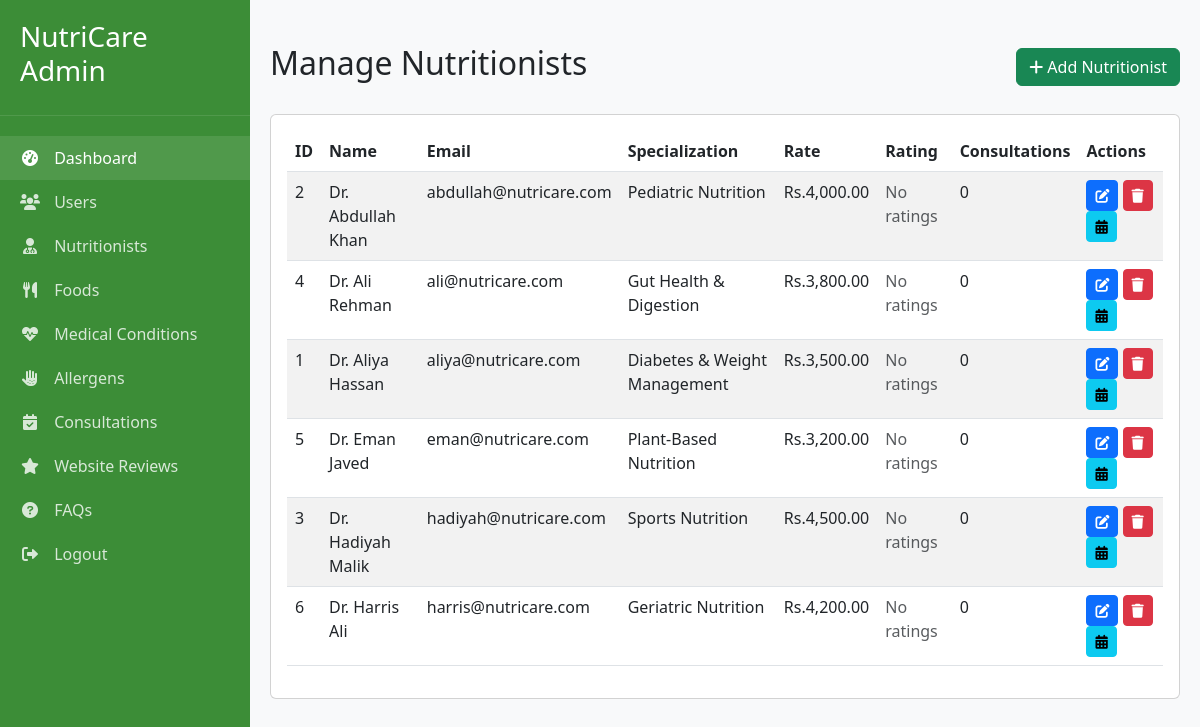
The page /admin_nutritionists.php (signed in) on the database its author committed.
### tables this page shows
CREATE TABLE nutritionists (
    nutritionist_id INT AUTO_INCREMENT PRIMARY KEY,
    name VARCHAR(100) NOT NULL,
    email VARCHAR(100) NOT NULL UNIQUE,
    password VARCHAR(255) NOT NULL,
    specialization VARCHAR(100),
    qualifications TEXT,
    experience_years INT,
    hourly_rate DECIMAL(8,2),
    bio TEXT,
    profile_picture VARCHAR(255),
    average_rating DECIMAL(3,2) DEFAULT 0.0,
    total_reviews INT DEFAULT 0,
    meeting_link VARCHAR(255),
    created_at TIMESTAMP DEFAULT CURRENT_TIMESTAMP
);

### admin_nutritionists.php (the view, shortened to what this page needs)
<?php
require_once 'config.php';
$nutritionists = $conn->query("
    SELECT n.*,
           (SELECT COUNT(*) FROM consultations WHERE nutritionist_id = n.nutritionist_id) as consultation_count,
           (SELECT AVG(r.rating) FROM reviews r JOIN consultations c ON r.consultation_id = c.consultation_id
            WHERE c.nutritionist_id = n.nutritionist_id) as avg_rating
    FROM nutritionists n
    ORDER BY n.name
")->fetchAll();
?>
<!DOCTYPE html>
<html lang="en">
<head>
    <link href="https://cdn.jsdelivr.net/npm/bootstrap@5.3.0/dist/css/bootstrap.min.css" rel="stylesheet">
    <link rel="stylesheet" href="https://cdnjs.cloudflare.com/ajax/libs/font-awesome/6.0.0/css/all.min.css">
</head>
<body>
    <div class="sidebar">
        <div class="sidebar-header">
            <h3>NutriCare Admin</h3>
        </div>
        <div class="sidebar-menu">
            <a href="admin_dashboard.php" class="active"><i class="fas fa-tachometer-alt"></i> Dashboard</a>
            <a href="admin_users.php"><i class="fas fa-users"></i> Users</a>
            <a href="admin_nutritionists.php"><i class="fas fa-user-md"></i> Nutritionists</a>
            <a href="admin_foods.php"><i class="fas fa-utensils"></i> Foods</a>
            <a href="admin_conditions.php"><i class="fas fa-heartbeat"></i> Medical Conditions</a>
            <a href="admin_allergens.php"><i class="fas fa-allergies"></i> Allergens</a>
            <a href="admin_consultations.php"><i class="fas fa-calendar-check"></i> Consultations</a>
            <a href="admin_reviews.php"><i class="fas fa-star"></i> Website Reviews</a>
            <a href="admin_faqs.php"><i class="fas fa-question-circle"></i> FAQs</a>
            <a href="admin_logout.php"><i class="fas fa-sign-out-alt"></i> Logout</a>
        </div>
    </div>
    <nav class="navbar-admin">
        <div class="d-flex justify-content-between w-100">
            <div>
                <span class="text-muted">Welcome, Admin</span>
            </div>
        </div>
    </nav>
    <div class="main-content">
        <div class="d-flex justify-content-between align-items-center mb-4">
            <h2>Manage Nutritionists</h2>
            <a href="admin_nutritionist_add.php" class="btn btn-success">
                <i class="fas fa-plus"></i> Add Nutritionist
            </a>
        </div>
        <div class="card">
            <div class="card-body">
                <div class="table-responsive">
                    <table class="table table-striped table-hover">
                        <thead>
                            <tr>
                                <th>ID</th>
                                <th>Name</th>
                                <th>Email</th>
                                <th>Specialization</th>
                                <th>Rate</th>
                                <th>Rating</th>
                                <th>Consultations</th>
                                <th>Actions</th>
                            </tr>
                        </thead>
                        <tbody>
                            <?php foreach ($nutritionists as $nutritionist): ?>
                                <tr>
                                    <td><?php echo $nutritionist['nutritionist_id']; ?></td>
                                    <td><?php echo htmlspecialchars($nutritionist['name']); ?></td>
                                    <td><?php echo htmlspecialchars($nutritionist['email']); ?></td>
                                    <td><?php echo htmlspecialchars($nutritionist['specialization']); ?></td>
                                    <td>Rs.<?php echo number_format($nutritionist['hourly_rate'], 2); ?></td>
                                    <td>
                                        <?php if ($nutritionist['avg_rating']): ?>
                                            <?php echo number_format($nutritionist['avg_rating'], 1); ?>
                                            <i class="fas fa-star text-warning"></i>
                                        <?php else: ?>
                                            <span class="text-muted">No ratings</span>
                                        <?php endif; ?>
                                    </td>
                                    <td><?php echo $nutritionist['consultation_count']; ?></td>
                                    <td>
                                        <a href="admin_nutritionist_edit.php?id=<?php echo $nutritionist['nutritionist_id']; ?>" class="btn btn-sm btn-primary">
                                            <i class="fas fa-edit"></i>
                                        </a>
                                        <a href="admin_nutritionists.php?delete=<?php echo $nutritionist['nutritionist_id']; ?>" class="btn btn-sm btn-danger" onclick="return confirm('Are you sure you want to delete this nutritionist?')">
                                            <i class="fas fa-trash"></i>
                                        </a>
                                        <a href="admin_nutritionist_schedule.php?id=<?php echo $nutritionist['nutritionist_id']; ?>" class="btn btn-sm btn-info">
                                            <i class="fas fa-calendar-alt"></i>
                                        </a>
                                    </td>
                                </tr>
                            <?php endforeach; ?>
                        </tbody>
                    </table>
                </div>
            </div>
        </div>
    </div>
</body>
</html>

### admin_nutritionists.php (style rules this page uses)
:root { --green-light: #E3F4E1; --green: #5FB65A; --green-dark: #3C8D37; --sidebar-width: 250px; }
body { background-color: #f8f9fa; }
.sidebar { width: var(--sidebar-width); height: 100vh; position: fixed; left: 0; top: 0; background-color: var(--green-dark); color: white; padding: 20px 0; transition: all 0.3s; }
.sidebar-header { padding: 0 20px 20px; border-bottom: 1px solid rgba(255,255,255,0.1); }
.sidebar-menu { padding: 20px 0; }
.sidebar-menu a { display: block; padding: 10px 20px; color: rgba(255,255,255,0.8); text-decoration: none; transition: all 0.3s; }
.sidebar-menu a:hover, .sidebar-menu a.active { color: white; background-color: rgba(255,255,255,0.1); }
.sidebar-menu a i { margin-right: 10px; width: 20px; text-align: center; }
.main-content { margin-left: var(--sidebar-width); padding: 20px; transition: all 0.3s; }

### rows shown on the page
nutritionists: nutritionist_id "2", name "Dr. Abdullah Khan", email "abdullah@nutricare.com", specialization "Pediatric Nutrition", hourly_rate "4,000.00", consultation_count "0"
nutritionists: nutritionist_id "4", name "Dr. Ali Rehman", email "ali@nutricare.com", specialization "Gut Health & Digestion", hourly_rate "3,800.00", consultation_count "0"
nutritionists: nutritionist_id "1", name "Dr. Aliya Hassan", email "aliya@nutricare.com", specialization "Diabetes & Weight Management", hourly_rate "3,500.00", consultation_count "0"
nutritionists: nutritionist_id "5", name "Dr. Eman Javed", email "eman@nutricare.com", specialization "Plant-Based Nutrition", hourly_rate "3,200.00", consultation_count "0"
nutritionists: nutritionist_id "3", name "Dr. Hadiyah Malik", email "hadiyah@nutricare.com", specialization "Sports Nutrition", hourly_rate "4,500.00", consultation_count "0"
nutritionists: nutritionist_id "6", name "Dr. Harris Ali", email "harris@nutricare.com", specialization "Geriatric Nutrition", hourly_rate "4,200.00", consultation_count "0"
